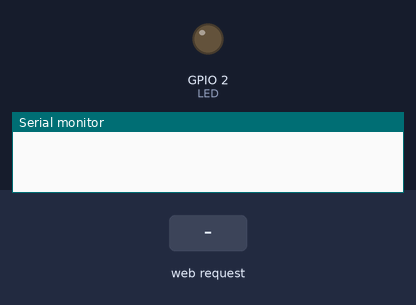
Recording of a program running on a simulated ESP32. Shown: output pins drawn as LEDs (lit = HIGH), the last lines printed to the serial monitor. Dashed ring = blinking. Inputs (shaded band) come from the test bench. WiFi joins after 1.5 s; servers stay silent unless stated.

Above: at 0.0 s.
At 4.2 s:
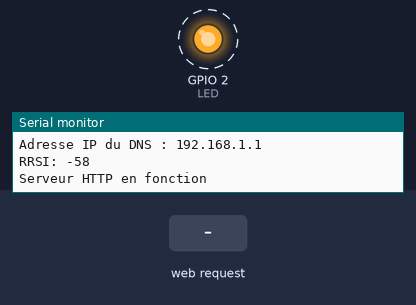
4.3 s: HTTP request GET / received
6.5 s: HTTP request GET /inline received
Timing chart, 0 to 14.5 s (numbered marks = the images above; inputs shaded):
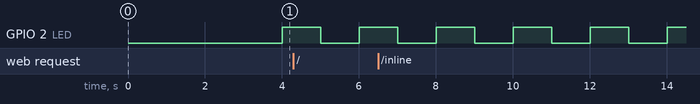

Measured:
- by itself, GPIO 2 (LED): alternates HIGH for 1.0 s and LOW for 1.0 s

The program:

main.cpp
```cpp
#include <WiFi.h>
#include <WebServer.h>
#include <Timer.h>
#include <header.h>

const char* ssid = SECRET_SSID;
const char* password = SECRET_PASS;

WebServer server(80);
Timer tempo(false);
bool etat = false;

String construirePage() {
    int value = analogRead(InAna);
    String page = "<html><head>";
    page += "<title>Site ESP32</title></head>";
    page += "<body><h1>Valeur : ";
    page += value;
    page += "</h1>";
    page += "</body></html>";
    return page;
}

void pageIndex() {
    Serial.println("requete GET /");
    server.send(200, "text/html", construirePage());

}

void pageInLine() {
    Serial.println("requete GET /inline");
    server.send(200, "text/plain", "it's works as well");
}

void handleNotFound() {

    String message = "File Not Found\n\n";
    message += "URI: ";
    message += server.uri();
    message += "\nMethod: ";
    message += (server.method() == HTTP_GET) ? "GET" : "POST";
    message += "\nArguments: ";
    message += server.args();
    message += "\n";
    for (uint8_t i = 0; i < server.args(); i++) {
        message += " " + server.argName(i) + ": " + server.arg(i) + "\n";
    }
    server.send(404, "text/plain", message);
}

void initWiFi() {
    WiFi.mode(WIFI_STA);
    WiFi.begin(ssid, password);
    Serial.print("Connecting to WiFi ..");
    while (WiFi.status() != WL_CONNECTED) {
        Serial.print('.');
        delay(1000);
    }
    Serial.println(""); // affichage des paramètres
    Serial.println("WiFi connecté");
    Serial.print("Adresse IP du module ESP32 : ");
    Serial.println(WiFi.localIP());
    Serial.print("Adresse IP de la gateway : ");
    Serial.println(WiFi.gatewayIP());
    Serial.print("Adresse IP du DNS : ");
    Serial.println(WiFi.dnsIP());
    Serial.print("RRSI: ");
    Serial.println(WiFi.RSSI());  // La force du signal  -50 Excellent -100 Pas de signal
}

void setup() {
    Serial.begin(115200);
    pinMode(LED, OUTPUT);

    delay(1000);

    Serial.print("Connexion au WiFi ");
    Serial.println(ssid);

    initWiFi();

    server.on("/", pageIndex); // associe une fonction pour la méthode http GET /
    server.on("/inline", pageInLine);
    server.onNotFound(handleNotFound);

    server.begin();
    Serial.println("Serveur HTTP en fonction");
    tempo.lancer(1000);
}

void loop() {

    server.handleClient();
    if (tempo.scruter()) {
        if (etat == false) {
            digitalWrite(LED, HIGH);
            etat = true;
        } else {
            digitalWrite(LED, LOW);
            etat = false;
        }
    }
}
```

header.h
```cpp
/*
 * File:   header.h
 * Author: philippe
 *
 * Created on 12 juillet 2022, 17:49
 */

#ifndef HEADER_H
#define HEADER_H

#define InAna 34
#define LED  2
#define SECRET_SSID "Livebox-5648"		// replace MySSID with your WiFi network name
#define SECRET_PASS "vz9Lcc2RnTTmnDuD4Y"	// replace MyPassword with your WiFi password

#endif /* HEADER_H */
```
